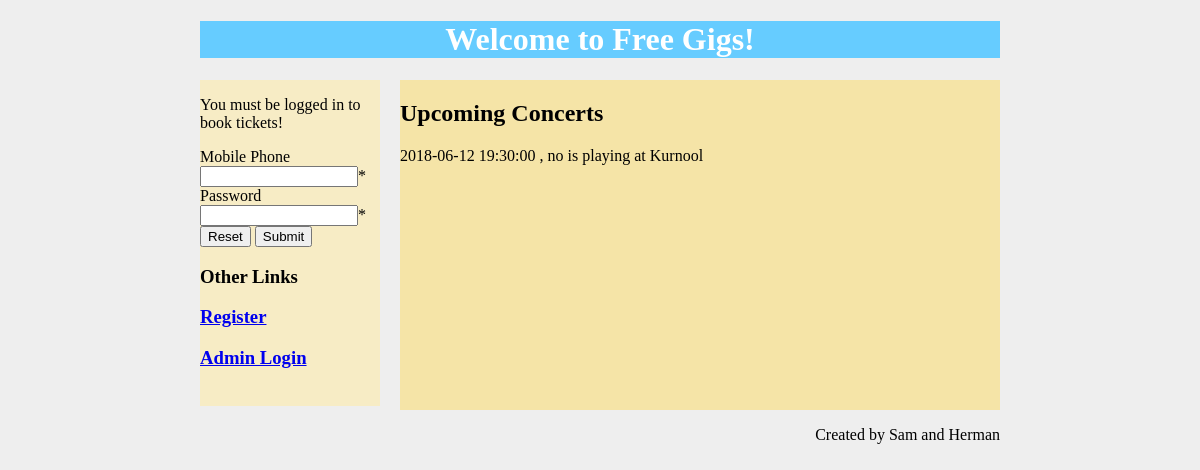
Before: /HomePage.php with the older database file.
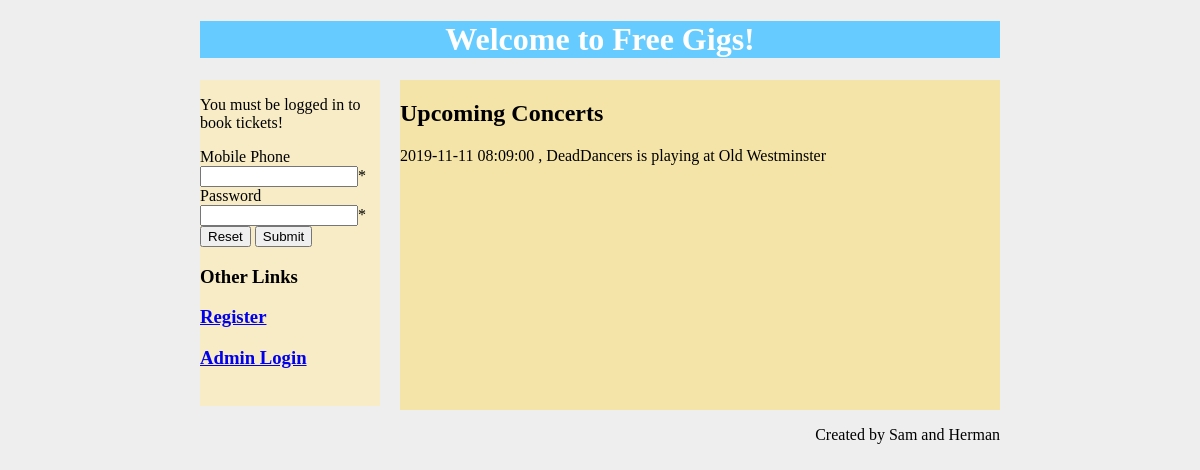
After: the same page with the newer database file.
### tables this page shows
CREATE TABLE `concert` (
  `concert_id` int(11) UNSIGNED NOT NULL,
  `band_id` int(11) UNSIGNED NOT NULL,
  `venue_id` int(11) UNSIGNED NOT NULL,
  `concert_date` datetime DEFAULT NULL,
  `over_18` tinyint(1) NOT NULL
);

CREATE TABLE `band` (
  `band_id` int(11) UNSIGNED NOT NULL,
  `band_name` varchar(50) NOT NULL
);

CREATE TABLE `venue` (
  `venue_id` int(4) UNSIGNED NOT NULL,
  `venue_name` varchar(50) NOT NULL,
  `capacity` smallint(4) UNSIGNED NOT NULL
);

### HomePage.php (the view, shortened to what this page needs)
<?php
  @ $db = new mysqli('localhost', 'root', '', 'assignmentone');
?>
<!DOCTYPE html>
<html>
<head>
  <link rel="stylesheet" type="text/css" href="HomePageStyle.css" />
</head>
<body>
  <div id="container">
      <div id="header">
        <h1>Welcome to Free Gigs!</h1>
      </div>
      <div id="main">
          <h2>Upcoming Concerts</h2>
		<td>
    <?php
		$con_query ='SELECT concert_date, band_name, venue_name FROM concert, band, venue ';
		if ($result = $db->query($con_query))
		{
			  if ($row = $result->fetch_assoc())
			{
			    printf   ("%s  ,  %s is playing at %s ", $row["concert_date"], $row["band_name"], $row["venue_name"]);
				echo "<br /></n>";
			}
		}
    ?></td>
      </div>
            <div id="nav">
     <tr style="background-color: #FFFFFF;">
		<td><p>You must be logged in to book tickets!</p></td>
		<form name="Attendeelogin" method="post" action="login.php" >
		  <td>Mobile Phone</td>
		  <td>
			<input name="mobilephone" type="text" style="width: 150px;" maxlength="100" />*</td>
		  </tr>
		  <tr style="background-color: #FFFFFF;">
			<td>Password</td>
			<td>
			  <input name="password" type="password" style="width: 150px;" maxlength="20" />*</td>
		   </tr>
		   <tr style="background-color: #FFFFFF;">
			 <td>
			   <input type="reset" name="reset" value="Reset" />
		   <input type="submit" name="submit" value="Submit" /></td>
 </tr>
		<h3>Other Links</h3>
         <h3><a href="AttendeeRegistration_js">Register</a></h3>
         <h3><a href="../Admin/AdminLogin.php">Admin Login</a></h3><br>
      </div>
      <div id="footer">
          <p>Created by Sam and Herman</p>
      </div>
  </div>
</body>
</html>

Changed rows visible on the page:
removed concert: concert_date "2018-06-12 19:30:00"
no longer on this page (row edited): band: band_name "no"
removed venue: venue_name "Kurnool"
added concert: concert_date "2019-11-11 08:09:00"
now on this page (row edited): band: band_name "DeadDancers"
now on this page (row edited): venue: venue_name "Old Westminster"
